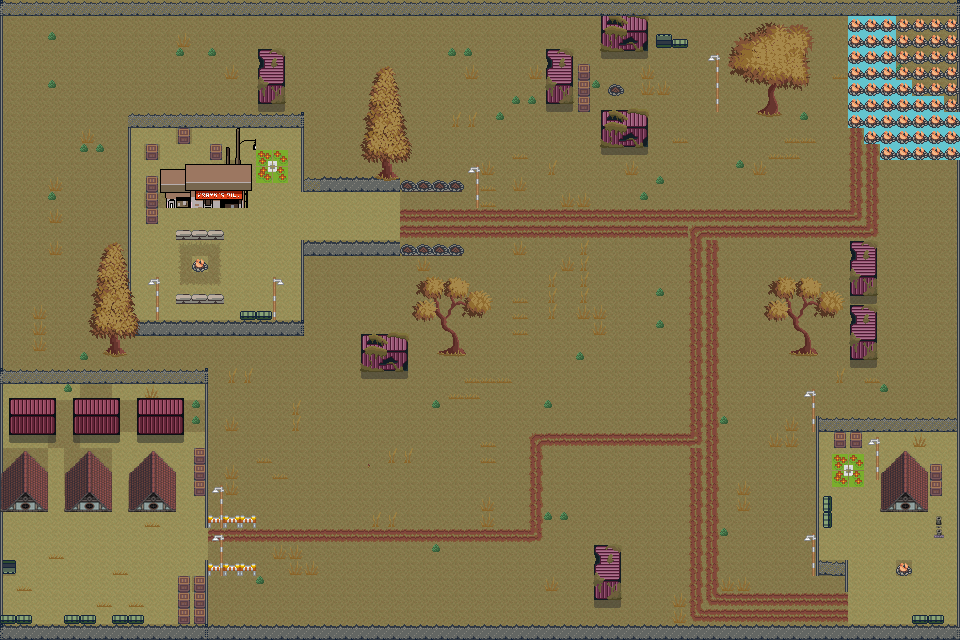

Rendered tile map (Tiled .tmx) drawn with the repository's tilesets; below, a short description and the map source with its tile grids summarised:
An orthogonal 60x40 tile map with 16x16 px tiles, 5 tile layers (terra, decoracao, decoração2, colisoes, ...), 21 tilesets.

<map version="1.10" tiledversion="1.11.2" orientation="orthogonal" renderorder="right-down" width="60" height="40" tilewidth="16" tileheight="16" infinite="0" nextlayerid="8" nextobjectid="1">
 <tileset firstgid="1" name="terra" tilewidth="16" tileheight="16" tilecount="90" columns="9">
  <image source="tiles_city/NewTileset.png" width="144" height="160" />
 </tileset>
 <tileset firstgid="91" name="decorations" tilewidth="16" tileheight="16" tilecount="18" columns="6">
  <image source="tiles_city/decorations.png" width="96" height="48" />
 </tileset>
 <tileset firstgid="109" name="muito" tilewidth="16" tileheight="16" tilecount="120" columns="5">
  <image source="tiles_city/muitoTiles.png" width="80" height="384" />
 </tileset>
 <tileset firstgid="229" name="casa1" tilewidth="16" tileheight="16" tilecount="30" columns="6">
  <image source="tiles_city/Zombie-Tileset---_0225_Capa-226.png" width="99" height="90" />
 </tileset>
 <tileset firstgid="259" name="arvore" tilewidth="16" tileheight="16" tilecount="192" columns="24">
  <image source="tiles_city/Tree.png" width="384" height="128" />
 </tileset>
 <tileset firstgid="451" name="OutsideObjects1-sheet" tilewidth="16" tileheight="16" tilecount="32" columns="8">
  <image source="tiles_city/OutsideObjects1-sheet.png" width="128" height="64" />
 </tileset>
 <tileset firstgid="483" name="Chest" tilewidth="16" tileheight="16" tilecount="6" columns="3">
  <image source="tiles_city/Chest.png" width="48" height="32" />
 </tileset>
 <tileset firstgid="489" name="Grass" tilewidth="16" tileheight="16" tilecount="5" columns="5">
  <image source="tiles_city/Grass.png" width="80" height="16" />
 </tileset>
 <tileset firstgid="494" name="DirtRoad" tilewidth="16" tileheight="16" tilecount="6" columns="3">
  <image source="tiles_city/DirtRoad.png" width="48" height="32" />
 </tileset>
 <tileset firstgid="500" name="tileset" tilewidth="16" tileheight="16" tilecount="40" columns="8">
  <image source="tiles_city/tileset.png" width="128" height="80" />
 </tileset>
 <tileset firstgid="540" name="tileset_final" tilewidth="16" tileheight="16" tilecount="8" columns="4">
  <image source="tileset_final.png" width="64" height="32" />
 </tileset>
 <tileset firstgid="548" name="tileset" tilewidth="16" tileheight="16" tilecount="8" columns="4">
  <image source="tileset.png" width="64" height="32" />
 </tileset>
 <tileset firstgid="556" name="houses_resized_50" tilewidth="16" tileheight="16" tilecount="361" columns="19">
  <image source="houses_resized_50.png" width="307" height="307" />
 </tileset>
 <tileset firstgid="917" name="roguelikeSheet_transparent" tilewidth="16" tileheight="16" tilecount="1920" columns="60">
  <image source="7/Spritesheet/roguelikeSheet_transparent.png" width="968" height="526" />
 </tileset>
 <tileset firstgid="2837" name="OutsideObjects1" tilewidth="16" tileheight="16" tilecount="16" columns="4">
  <image source="tiles_city/OutsideObjects1.png" width="64" height="64" />
 </tileset>
 <tileset firstgid="2853" source="../mapa-boss/tile_0636.tsx" />
 <tileset firstgid="2854" source="../mapa-boss/tile_0601.tsx" />
 <tileset firstgid="2855" source="../mapa-boss/tile_0600.tsx" />
 <tileset firstgid="2856" source="../mapa-boss/decorations.tsx" />
 <tileset firstgid="2874" source="../mapa-boss/tilemap_packed.tsx" />
 <tileset firstgid="3910" source="../mapa-boss/OutsideObjects1-sheet.tsx" />
 <layer id="1" name="terra" width="60" height="40" locked="1">
  <data>[2400 cells, 2400 non-empty, 2 distinct tile ids]</data>
 </layer>
 <layer id="3" name="decoracao" width="60" height="40">
  <data>[2400 cells, 969 non-empty, 222 distinct tile ids]</data>
 </layer>
 <layer id="5" name="decoração2" width="60" height="40">
  <data>[2400 cells, 200 non-empty, 120 distinct tile ids]</data>
 </layer>
 <layer id="6" name="colisoes" width="60" height="40">
  <data>[2400 cells, 439 non-empty, 59 distinct tile ids]</data>
 </layer>
 <layer id="7" name="acima_player" width="60" height="40">
  <data>[2400 cells, 421 non-empty, 179 distinct tile ids]</data>
 </layer>
</map>
